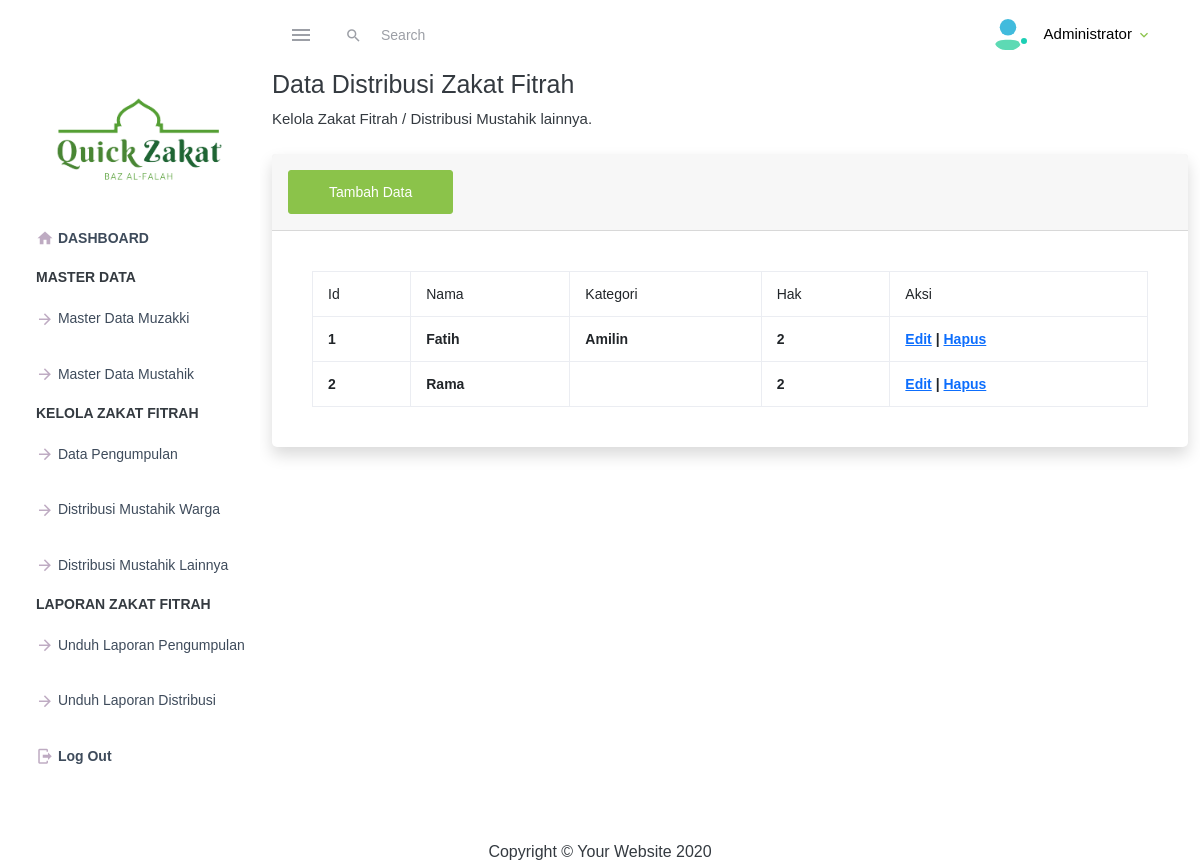
The app's page /distribusi_lainnya.php with its own data.
### tables this page shows
CREATE TABLE `mustahik_lainnya` (
  `id_mustahiklainnya` int(11) NOT NULL,
  `nama` varchar(50) NOT NULL,
  `kategori` enum('Amilin','Fisabilillah','Mualaf','Ibnu Sabil') NOT NULL,
  `hak` varchar(50) NOT NULL
);

### distribusi_lainnya.php (the view, shortened to what this page needs)
<?php include('header.php'); ?>
<div class="container-fluid">
    <h1 class="h3 mb-2 text-gray-800">Data Distribusi Zakat Fitrah</h1>
    <p class="mb-4">Kelola Zakat Fitrah / Distribusi Mustahik lainnya<a target="_blank" href=""></a>.</p>
    <div class="card shadow mb-4">
        <div class="card-header py-3">
            <a href="tambah_distribusilainnya.php" class="btn btn-primary"> Tambah Data</a>
        </div>
        <div class="card-body">
            <div class="table-responsive">
                <table class="table table-bordered" id="dataTable" width="100%" cellspacing="0">
                    <thead>
                        <tr>
                            <th>Id</th>
                            <th>Nama</th>
                            <th>Kategori</th>
                            <th>Hak</th>
                            <th>Aksi</th>
                        </tr>
                    </thead>
                    <?php
                    include 'koneksi.php';
                    $no = 1;
                    $data = mysqli_query($koneksi, "SELECT * FROM mustahik_lainnya");
                    while ($d = mysqli_fetch_array($data)) {
                    ?>
                        <tr>
                            <th><?php echo $no++; ?></th>
                            <th><?php echo $d['nama']; ?></th>
                            <th><?php echo $d['kategori']; ?></th>
                            <th><?php echo $d['hak']; ?></th>
                            <th>
                            <a href="edit_lainnya.php?id_mustahiklainnya=<?php echo $d['id_mustahiklainnya']; ?>">Edit</a> |
                            <a href="hapus_lainnya.php?id_mustahiklainnya=<?php echo $d['id_mustahiklainnya']; ?>" onclick="return confirm('Anda yakin akan menghapus data ini?')">Hapus</a>
                        </th>
                        </tr>
                    <?php
                    }
                    ?>
                </table>
            </div>
        </div>
    </div>
</div>
</div>
<footer class="sticky-footer bg-white">
    <div class="container my-auto">
        <div class="copyright text-center my-auto">
            <span>Copyright &copy; Your Website 2020</span>
        </div>
    </div>
</footer>
</body>
</html>

### records on screen
mustahik_lainnya: nama "Fatih", kategori "Amilin", hak "2"
mustahik_lainnya: nama "Rama", hak "2"
